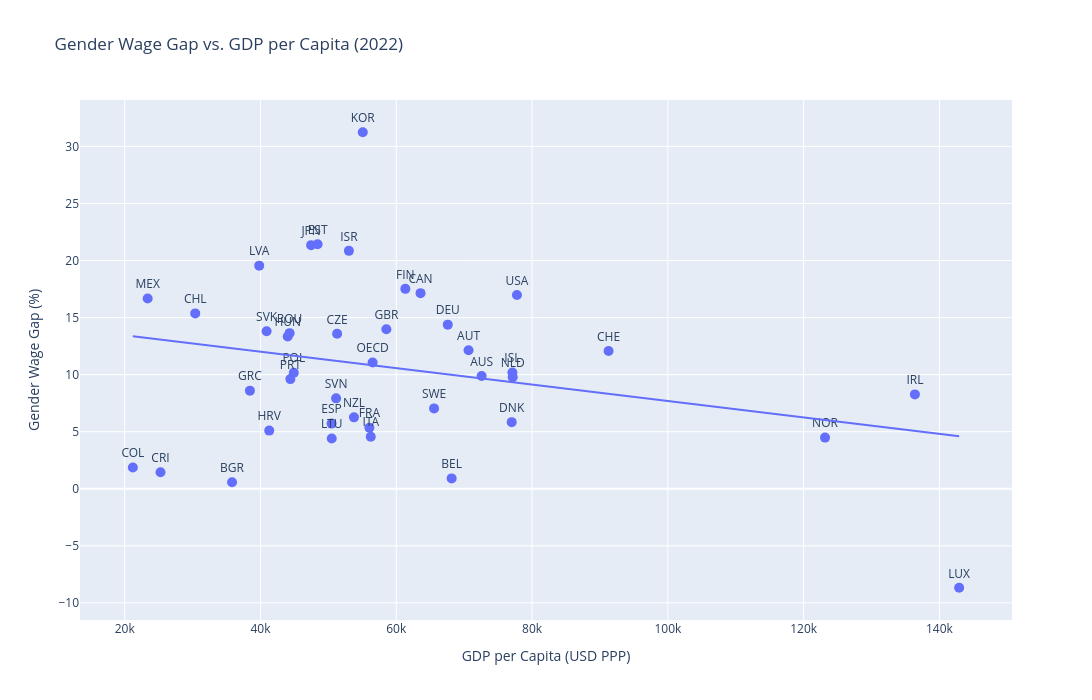

Write notebook code for a chart like this one.
### Code cell
#| label: plot-gender-wage-gap-vs-gdppop
data_plot = GENDER_WAGE_GAP.merge(GDPPOP,
                                  how='inner',
                                  on=['TIME_PERIOD', 'REF_AREA'])
df_2022 = data_plot[data_plot['TIME_PERIOD'] == 2022]

#fig, ax = plt.subplots(figsize=(12, 7))
#sns.scatterplot(data=df_2022, x='GDPPOP', y='GENDER_WAGE_GAP', s=100, ax=ax)


fig = px.scatter(
    df_2022,
    x="GDPPOP",
    y="GENDER_WAGE_GAP",
    text="REF_AREA",
    trendline="ols",
    title="Gender Wage Gap vs. GDP per Capita (2022)",
    labels={
        "GDPPOP": "GDP per Capita (USD PPP)",
        "GENDER_WAGE_GAP": "Gender Wage Gap (%)"
    }
)

fig.update_traces(
    textposition="top center",
    marker=dict(size=10)
)

fig.update_layout(
    width=1200,
    height=700
)

fig.show()

### Figure 1 — Plotly figure (JSON) as saved in the notebook; plotly's stock layout.template omitted (floating-point values rounded to 4 significant figures)
{"data": [{"hovertemplate": "GDP per Capita (USD PPP)=%{x}<br>Gender Wage Gap (%)=%{y}<br>REF_AREA=%{text}<extra></extra>", "legendgroup": "", "marker": {"color": "#636efa", "size": 10, "symbol": "circle"}, "mode": "markers+text", "name": "", "orientation": "v", "showlegend": false, "text": ["AUS", "AUT", "BEL", "CAN", "CHL", "COL", "CRI", "CZE", "DNK", "EST", "FIN", "FRA", "DEU", "GRC", "HUN", "ISL", "IRL", "ISR", "ITA", "JPN", "KOR", "LVA", "LTU", "LUX", "MEX", "NLD", "NZL", "NOR", "POL", "PRT", "SVK", "SVN", "ESP", "SWE", "CHE", "GBR", "USA", "OECD", "BGR", "HRV", "ROU"], "textposition": "top center", "type": "scatter", "x": [72580.0, 70650.0, 68160.0, 63580.0, 30390.0, 21210.0, 25280.0, 51290.0, 77000.0, 48410.0, 61340.0, 56040.0, 67590.0, 38440.0, 44010.0, 77110.0, 136400.0, 53030.0, 56250.0, 47460.0, 55070.0, 39820.0, 50500.0, 142900.0, 23390.0, 77150.0, 53770.0, 123200.0, 44910.0, 44410.0, 40900.0, 51140.0, 50470.0, 65570.0, 91270.0, 58540.0, 77780.0, 56520.0, 35820.0, 41290.0, 44290.0], "xaxis": "x", "y": [9.875, 12.14, 0.9069, 17.14, 15.37, 1.859, 1.449, 13.58, 5.837, 21.42, 17.52, 5.346, 14.38, 8.597, 13.34, 10.19, 8.269, 20.85, 4.563, 21.35, 31.24, 19.55, 4.402, -8.677, 16.67, 9.779, 6.256, 4.481, 10.17, 9.607, 13.81, 7.921, 5.707, 7.042, 12.07, 13.98, 16.98, 11.06, 0.5658, 5.096, 13.64], "yaxis": "y"}, {"hovertemplate": "<b>OLS trendline</b><br>GENDER_WAGE_GAP = -7.21282e-05 * GDPPOP + 14.9012<br>R<sup>2</sup>=0.069898<br><br>GDP per Capita (USD PPP)=%{x}<br>Gender Wage Gap (%)=%{y} <b>(trend)</b><extra></extra>", "legendgroup": "", "marker": {"color": "#636efa", "size": 10, "symbol": "circle"}, "mode": "lines", "name": "", "showlegend": false, "textposition": "top center", "type": "scatter", "x": [21210.0, 23390.0, 25280.0, 30390.0, 35820.0, 38440.0, 39820.0, 40900.0, 41290.0, 44010.0, 44290.0, 44410.0, 44910.0, 47460.0, 48410.0, 50470.0, 50500.0, 51140.0, 51290.0, 53030.0, 53770.0, 55070.0, 56040.0, 56250.0, 56520.0, 58540.0, 61340.0, 63580.0, 65570.0, 67590.0, 68160.0, 70650.0, 72580.0, 77000.0, 77110.0, 77150.0, 77780.0, 91270.0, 123200.0, 136400.0, 142900.0], "xaxis": "x", "y": [13.37, 13.21, 13.08, 12.71, 12.32, 12.13, 12.03, 11.95, 11.92, 11.73, 11.71, 11.7, 11.66, 11.48, 11.41, 11.26, 11.26, 11.21, 11.2, 11.08, 11.02, 10.93, 10.86, 10.84, 10.82, 10.68, 10.48, 10.32, 10.17, 10.03, 9.985, 9.805, 9.666, 9.347, 9.339, 9.336, 9.291, 8.318, 6.018, 5.064, 4.594], "yaxis": "y"}], "layout": {"height": 700, "legend": {"tracegroupgap": 0}, "title": {"text": "Gender Wage Gap vs. GDP per Capita (2022)"}, "width": 1200, "xaxis": {"anchor": "y", "domain": [0, 1], "title": {"text": "GDP per Capita (USD PPP)"}}, "yaxis": {"anchor": "x", "domain": [0, 1], "title": {"text": "Gender Wage Gap (%)"}}}}
